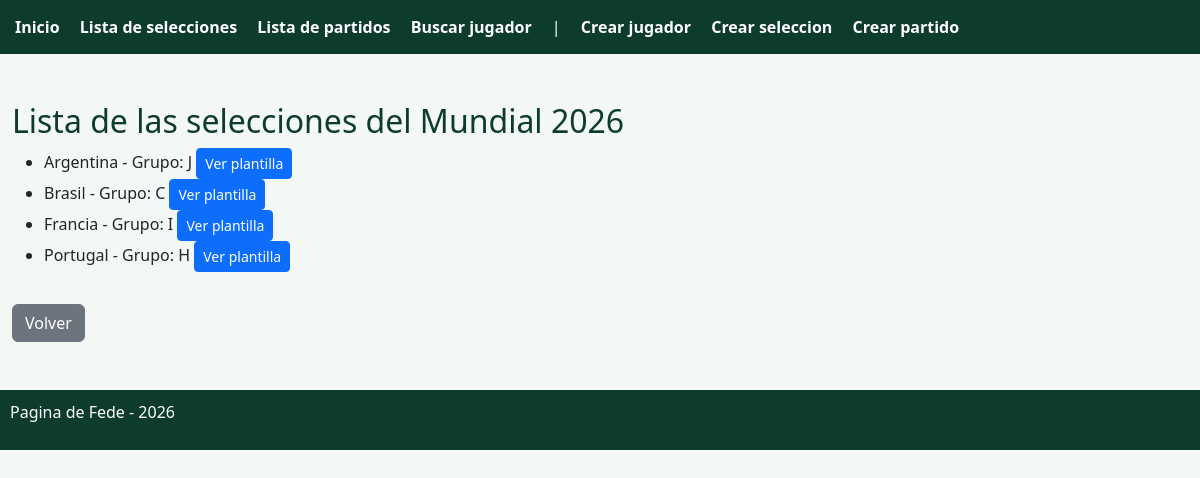
Page /listar_selecciones/ on the committed database.
### mundial/models.py (models this page shows, shortened)
class Seleccion(models.Model):
    class Grupo(models.TextChoices):
        A = "A", "Grupo A"
        B = "B", "Grupo B"
        C = "C", "Grupo C"
        D = "D", "Grupo D"
        E = "E", "Grupo E"
        F = "F", "Grupo F"
        G = "G", "Grupo G"
        H = "H", "Grupo H"
    nombre = models.CharField(max_length=50)
    grupo = models.CharField(max_length=1, choices= Grupo.choices)

### mundial/views.py (the view)
# urls.py: path("listar_selecciones/", listar_selecciones, name="listar_selecciones"),
def listar_selecciones(request):
    selecciones = Seleccion.objects.all()
    return render(request, "mundial/listar_selecciones.html", {"selecciones": selecciones})

### mundial/templates/mundial/listar_selecciones.html (shortened to what this page needs)
{% extends 'mundial/base.html' %}
{% block content %}
<h2> Lista de las selecciones del Mundial 2026 </h2>
<ul>
    {% for seleccion in selecciones%}
        <li>
            {{ seleccion.nombre }} - Grupo: {{ seleccion.grupo }}
            <a href="{% url 'mundial:listar_jugadores_por_seleccion' seleccion.id %}" class="btn btn-sm btn-primary"> Ver plantilla </a>
        </li>
    {% endfor %}
</ul>
<a href="{% url 'mundial:home' %}" class="btn btn-secondary mt-3"> Volver </a>
{% endblock %}

### mundial/templates/mundial/base.html (style rules this page uses)
body { background-color: #f4f8f4; }
h1, h2 { color: #0d3b2e; }

### rows in the picture
Seleccion: nombre "Argentina", grupo "J"
Seleccion: nombre "Brasil", grupo "C"
Seleccion: nombre "Francia", grupo "I"
Seleccion: nombre "Portugal", grupo "H"
